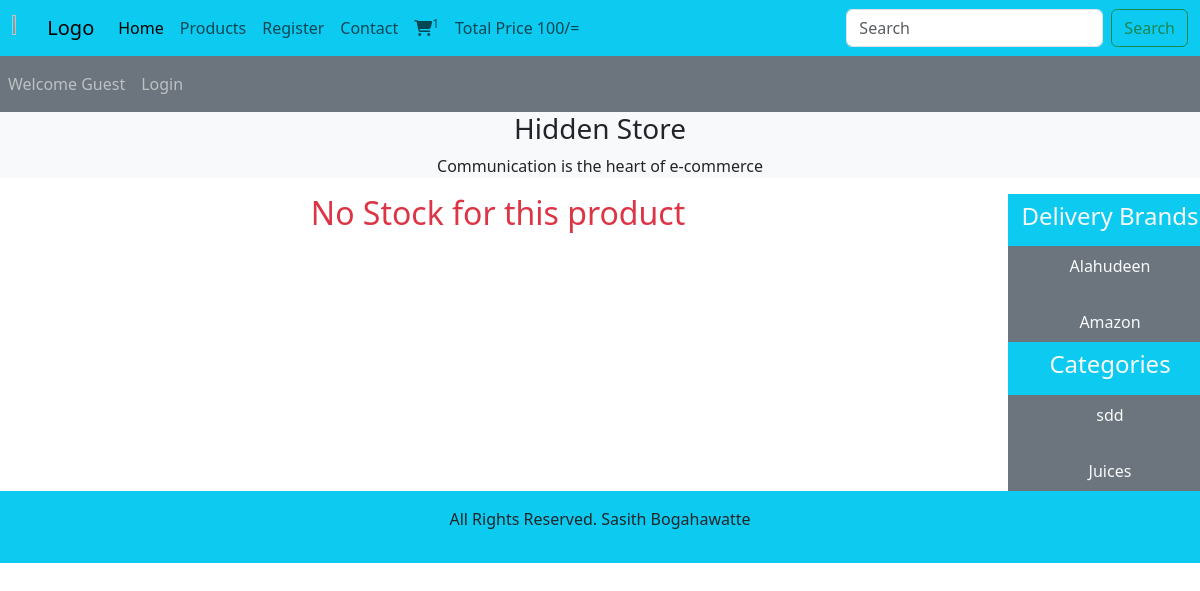
The page /index.php?brand=2 on the database its author committed.
### tables this page shows
CREATE TABLE `brands` (
  `brand_id` int(100) NOT NULL,
  `brand_title` varchar(100) NOT NULL
);

CREATE TABLE `categories` (
  `category_id` int(100) NOT NULL,
  `category_title` varchar(255) NOT NULL
);

### functions/common_function.php (the view, shortened to what this page needs)
<?php
include ('./includes/connect.php');
function get_unique_brands()
{
    global $con;
    if(isset($_GET['brand'])){
      $brand_id =$_GET['brand'];
    $select_query = "Select * from `products` where category_id = '$brand_id'";
                    $result_query = mysqli_query($con, $select_query);
                    $num_of_rows = mysqli_num_rows($result_query);
                    if ($num_of_rows==0){
echo"<h2 class='text-center text-danger'>No Stock for this product</h2>";
                    }
}}
function getbrands(){
    global $con;
     $select_brands = "select * from brands";
                    $result_brands = mysqli_query($con, $select_brands);
                    while ($row_data = mysqli_fetch_assoc($result_brands)) {
                        $brand_title = $row_data['brand_title'];
                        $brand_id = $row_data['brand_id'];
                        echo "<li class='nav-item'>
                        <a href='index.php?brand=$brand_id' class='nav-link text-light'>
                            $brand_title
                        </a>
                    </li>";
                    }
}
 function getcategories(){
    global $con;
                $select_categories = "select * from categories";
                    $result_categories = mysqli_query($con, $select_categories);
                    while ($row_data = mysqli_fetch_assoc($result_categories)) {
                        $category_title = $row_data['category_title'];
                        $category_id = $row_data['category_id'];
                        echo "<li class='nav-item'>
                        <a href='index.php?category=$category_id' class='nav-link text-light'>
                            $category_title
                        </a>
                    </li>";
                    }
 }
?>

### styles.css (style rules this page uses)
* { margin: 0; padding: 0; box-sizing: border-box; }

### rows shown on the page
brands: brand_title "Alahudeen"
brands: brand_title "Amazon"
categories: category_title "sdd"
categories: category_title "Juices"
